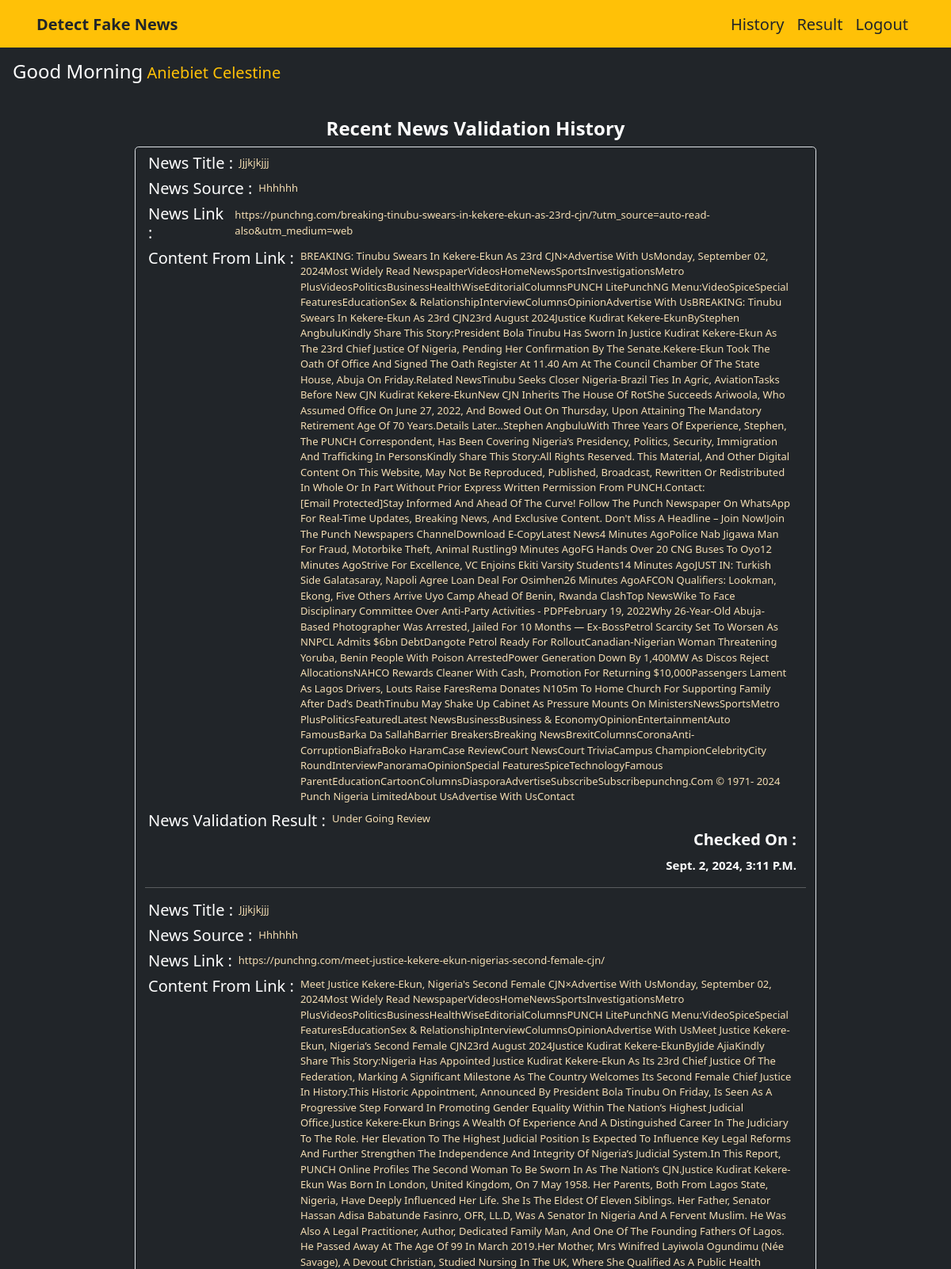
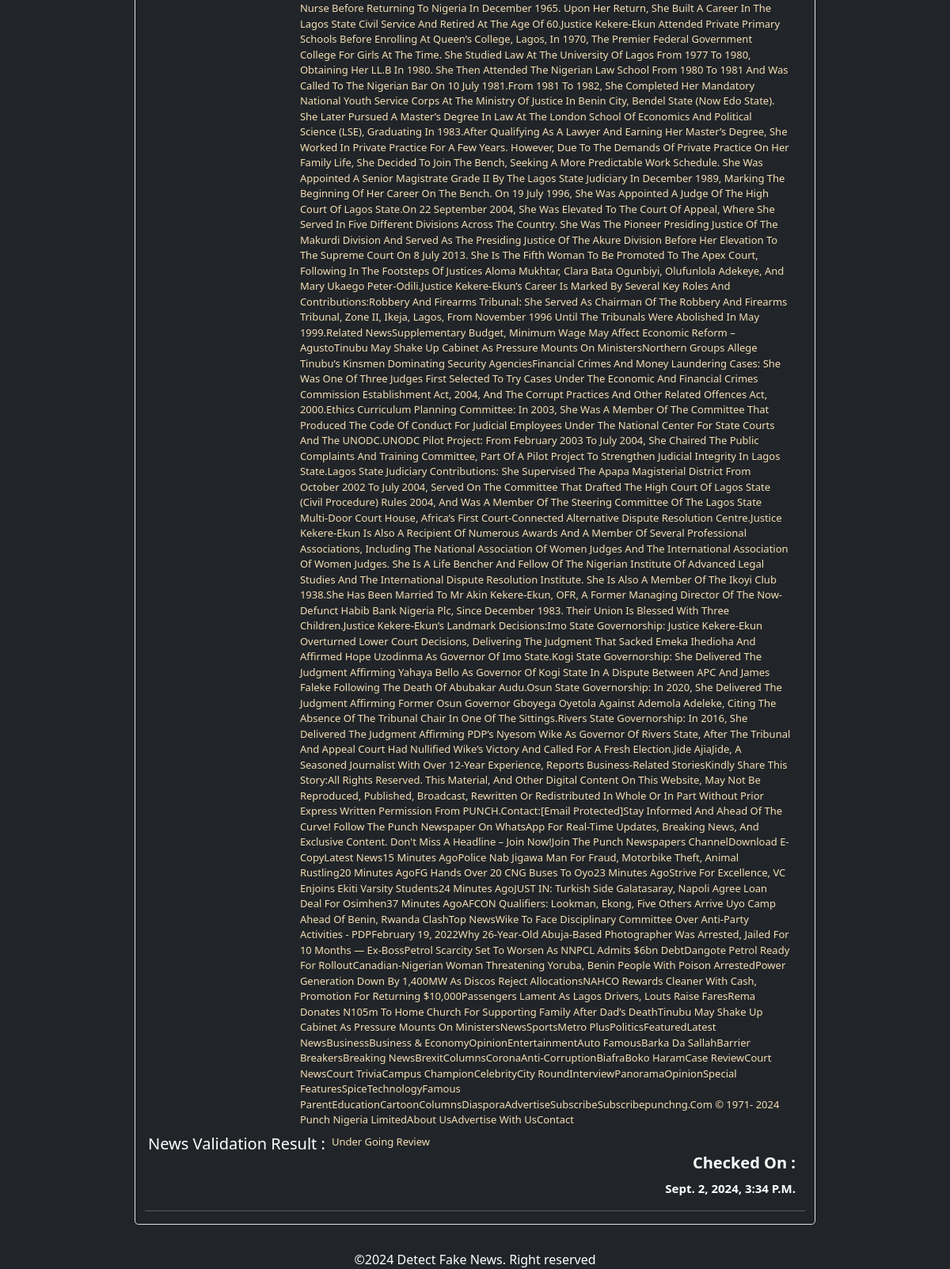
Page /history (signed in) on the earlier database version (2 pictures, top to bottom).
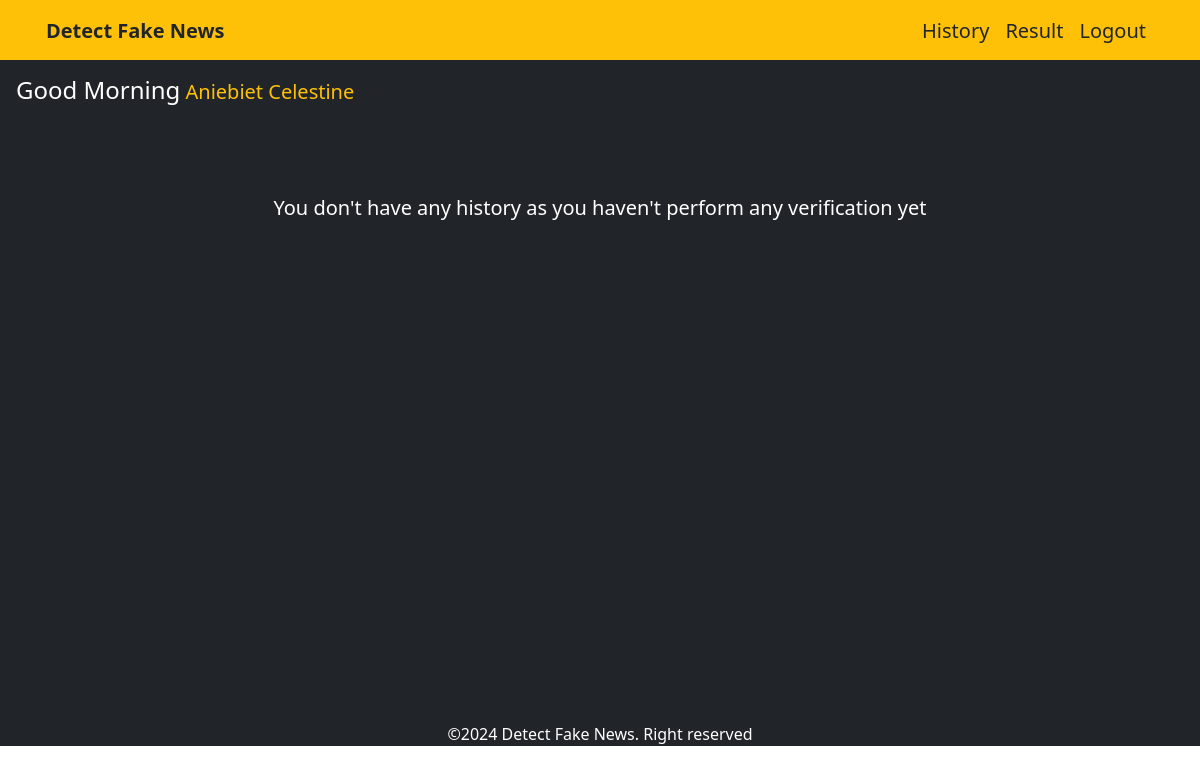
Same page on the later database version.
### account/models.py (models this page shows)
class UserModel(AbstractBaseUser, PermissionsMixin):
    full_name = models.CharField(verbose_name='Full Name', max_length=1075, unique=False)
    user_name = models.CharField(verbose_name='User Nmae', max_length=50, unique=True)
    email = models.EmailField(verbose_name='Email', max_length=200, unique=True)
    date_joined = models.DateTimeField(verbose_name='Jonied on', auto_created=True, auto_now=True)
    last_seen = models.DateTimeField(verbose_name='Onlined on', auto_now=True)
    is_staff = models.BooleanField(default=False)
    is_superuser = models.BooleanField(default=False)
    is_admin = models.BooleanField(default=False)
    is_active = models.BooleanField(default=True)
    USERNAME_FIELD = 'email'
    REQUIRED_FIELDS = ('full_name', 'user_name')
    objects = UserManager()
    def __str__(self):
        return self.full_name

### news/models.py (models this page shows, shortened)
class NewsDetector(models.Model):
    news_heading = models.CharField(verbose_name='News Heading', max_length=200, unique=False)
    news_source = models.CharField(verbose_name='News Source', max_length=50, unique=False)
    news_url = models.URLField(verbose_name='News URL', max_length=700, unique=False)
    link_content = models.CharField(verbose_name='Link Content', max_length=500, blank=True)
    news_result = models.CharField(verbose_name='Validation Result', max_length=70, default='under going review', blank=True)
    checked_on = models.DateTimeField(verbose_name='Date Check On', auto_created=True, auto_now=True)
    user = models.ForeignKey(UserModel, on_delete=models.CASCADE, default=True)

### news/views.py (the view)
# urls.py: path('history', history, name='history'),
@login_required(login_url='/account/login')
def history(request):
    previous_verifications = NewsDetector.objects.all()
    previous_verifications = NewsDetector.objects.filter(
        user=request.user,
        news_heading__isnull=False,
        news_source__isnull=False,
        news_url__isnull=False,
        link_content__isnull=False,
        news_result__isnull=False,
        checked_on__isnull=False,
    )
    return render(request, 'history.html', {'previous_verifications':previous_verifications})

### news/templates/history.html (shortened to what this page needs)
{% extends "index.html" %}
    {% block content %}
        <section class="col-12 m-0 p-0 row align-items-center justify-content-center mt-5">
            <div class="container mx-lg-auto m-0 py-0 row gap-4 justify-content-center px-3">
                <div class="greetings mt-3 p-0">
                    <div class="py-2">
                        <span class="fs-5 text-warning m-0"><span class="fs-4 m-0 text-white" id="greeting"></span> {{request.user}}</span>
                    </div>
                </div>
                <div class="row gap-2 px-lg-2 p-0 col-lg-9 col-12 py-2">
                    {% if previous_verifications %}
                        <div class="col-12">
                            <h3 class="fs-4 text-capitalize text-center m-0 text-white fw-bold">Recent news validation history</h3>
                        </div>
                        <div class="row mx-0 gap-2 col-12 border rounded-3 py-2">
                            {% for previous_verification in previous_verifications %}
                                <div class="row mx-0 col-12 p-0">
                                    <div class="row m-0 p-0 gap-2 col-12">
                                        <div class="col-12 d-flex align-items-lg-center align-items-start flex-column flex-lg-row gap-2 p-0 px-lg-1">
                                            <h5 class="text-white fw-normal fs-5 text-capitalize m-0">News title :</h5>
                                            <span class="m-0 text-capitalize body-text">{{ previous_verification.news_heading }}</span>
                                        </div>
                                        <div class="col-12 d-flex align-items-lg-center align-items-start flex-column flex-lg-row gap-2 p-0 px-lg-1">
                                            <h5 class="text-white fw-normal fs-5 text-capitalize m-0">News source :</h5>
                                            <span class="m-0 text-capitalize body-text">{{ previous_verification.news_source }}</span>
                                        </div>
                                        <div class="col-12 d-flex align-items-lg-center align-items-start flex-column flex-lg-row gap-2 p-0 px-lg-1">
                                            <h5 class="text-white fw-normal fs-5 text-capitalize m-0">News link :</h5>
                                            <span class="m-0 body-text text-lowercase link">{{ previous_verification.news_url }}</span>
                                        </div>
                                        <div class="col-12 d-flex  align-items-start flex-column flex-lg-row gap-2 p-0 px-lg-1">
                                            <h5 class="text-white fw-normal fs-5 text-capitalize m-0">content from link :</h5>
                                            <span class="m-0 text-capitalize col-lg-9 col-12 body-text">{{ previous_verification.link_content }}</span>
                                        </div>
                                        <div class="col-12 d-flex  align-items-start flex-column flex-lg-row gap-2 p-0 px-lg-1">
                                            <h5 class="text-white fw-normal fs-5 text-capitalize m-0">news validation result :</h5>
                                            <span class="m-0 text-capitalize col-lg-8 col-12 body-text">{{ previous_verification.news_result }}</span>
                                        </div>
                                    </div>
                                    <div class="col-12 text-white text-capitalize text-end fw-bold check m-0">
                                        <h4 class="fs-5 fw-bold">Checked on :</h4>
                                        <span class="m-0">{{ previous_verification.checked_on }}</span>
                                    </div>
                                </div>
                                <hr class="text-white my-2">
                            {% endfor %}
                        </div>
                    {% else %}
                        <div class="text-white col-12 text-center cont">
                            <h3 class="mt-5 fs-5">You don't have any history as you haven't perform any verification yet</h3>
                        </div>
                    {% endif %}
                </div>
                <div class="text-white col-lg-4 col-12 text-center text-fs">
                    <span>&copy;<span id="year"></span> Detect Fake News. Right reserved</span>
                </div>
            </div>
        </section>
    {% endblock %}

### news/templates/index.html (shortened to what this page needs)
{% load static %}
<!DOCTYPE html>
<html lang="en">
<head>
    {% block head %}
        <link href="https://cdn.jsdelivr.net/npm/bootstrap@5.3.3/dist/css/bootstrap.min.css" rel="stylesheet">
        <link rel="stylesheet" href="{% static '../static/css/bootstrap.css' %}">
        <link rel="stylesheet" href="{% static '../static/css/styles.css' %}">
    {% endblock %}
</head>
<body>
    <div class="m-0 px-0 bg-dark col-12 form-container">
        <section class="position-fixed col-12 z-3 end-0 top-0 bg-warning header-holder m-0">
            <div class="container mx-lg-auto mt-0 p-0">
                {% if request.user.is_authenticated %}
                    <nav class="navbar navbar-expand-lg col-12 navbar-light m-0">
                        <div class="container-fluid mx-lg-auto m-0 px-lg-3 px-2 col-12">
                            <a href="/" class="navbar-brand fs-lg-3 fw-bold text-dark">Detect Fake News</a>
                            <div class="offcanvas offcanvas-end bg-lg-none bg-warning" id='navbarNav' tabindex="-1" aria-labelledby="offcanvas">
                                <div class="offcanvas-body">
                                    <ul class="navbar-nav ms-auto">
                                        <li class="nav-item active">
                                            <a href="{% url 'news:history' %}" class="nav-link text-dark fs-5">History</a>
                                        </li>
                                        <li class="nav-item">
                                            <a href="{% url 'news:result' %}" class="nav-link text-dark fs-5">Result</a>
                                        </li>
                                        <li class="nav-item">
                                            <a href="{% url 'account:logout' %}" class="nav-link text-dark fs-5">Logout</a>
                                        </li>
                                    </ul>
                                </div>
                            </div>
                        </div>
                    </nav>
                {% endif %}
            </div>
        </section>
        {% block content %}
        {% endblock %}
    </div>
</body>
</html>

### news/static/css/styles.css (style rules this page uses)
html { height: 100vh !important; }
.form-container { height: fit-content !important; }
.header-holder { height: 60px; }
.cont { height: 67.7vh; }

Differences in the rows shown:
removed NewsDetector: news_heading "Jjjkjkjjj", news_source "Hhhhhh", news_url "https://punchng.com/breaking-tinubu-swears-in-kekere-ekun-as-23rd-cjn/?utm_source=auto-read-also&utm_medium=web", link_content "BREAKING: Tinubu Swears In Kekere-Ekun As 23rd CJN×Advertise With UsMonday, September 02, 2024Most Widely Read NewspaperVideosHomeNewsSportsInvestigationsMetro PlusVideosPoliticsBusinessHealthWiseEditorialColumnsPUNCH LitePunchNG Menu:VideoSpiceSpecial FeaturesEducationSex & RelationshipInterviewColumnsOpinionAdvertise With UsBREAKING: Tinubu Swears In Kekere-Ekun As 23rd CJN23rd August 2024Justice Kudirat Kekere-EkunByStephen AngbuluKindly Share This Story:President Bola Tinubu Has Sworn In Justice Kudirat Kekere-Ekun As The 23rd Chief Justice Of Nigeria, Pending Her Confirmation By The Senate.Kekere-Ekun Took The Oath Of Office And Signed The Oath Register At 11.40 Am At The Council…", news_result "Under Going Review", checked_on "Sept. 2, 2024, 3:11 P.m."
removed NewsDetector: news_heading "Jjjkjkjjj", news_source "Hhhhhh", news_url "https://punchng.com/meet-justice-kekere-ekun-nigerias-second-female-cjn/", link_content "Meet Justice Kekere-Ekun, Nigeria's Second Female CJN×Advertise With UsMonday, September 02, 2024Most Widely Read NewspaperVideosHomeNewsSportsInvestigationsMetro PlusVideosPoliticsBusinessHealthWiseEditorialColumnsPUNCH LitePunchNG Menu:VideoSpiceSpecial FeaturesEducationSex & RelationshipInterviewColumnsOpinionAdvertise With UsMeet Justice Kekere-Ekun, Nigeria’s Second Female CJN23rd August 2024Justice Kudirat Kekere-EkunByJide AjiaKindly Share This Story:Nigeria Has Appointed Justice Kudirat Kekere-Ekun As Its 23rd Chief Justice Of The Federation, Marking A Significant Milestone As The Country Welcomes Its Second Female Chief Justice In History.This Historic Appointment, Announced By…", news_result "Under Going Review", checked_on "Sept. 2, 2024, 3:34 P.m."
Other differences:
text no longer shown: "Recent News Validation History"
text now shown: "You don't have any history as you haven't perform any verification yet"
